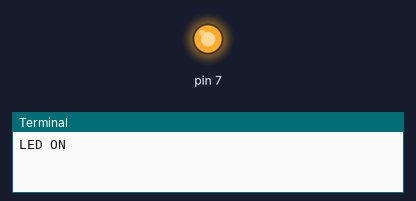
Bench run of a program on a simulated Raspberry Pi (header pin numbers). Shown: output pins drawn as LEDs (lit = HIGH), the last lines printed to the terminal.

Above: at 0.5 s.
At 5.0 s:
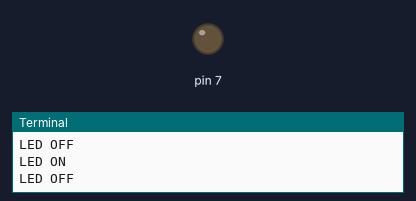
Timing chart, 0 to 6.9 s (numbered marks = the images above):
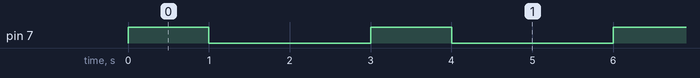

Measured:
- by itself, pin 7: alternates HIGH for 1.0 s and LOW for 2.0 s

The program:

teste.py
```python
import RPi.GPIO as GPIO             #IMPORTA A BIBLIOTECA GPIO
import time                         #importa a biblioteca de temporizacao

GPIO.setmode(GPIO.BOARD)            # Gpio - UTILIZANDO O NUMERO DO PINO
GPIO.setwarnings(False)              #desabilitar mensagens

GPIO.setup(7,GPIO.OUT)

while(1):
    print('LED ON')
    GPIO.output(7,GPIO.HIGH)
    time.sleep(1)
    print('LED OFF')
    GPIO.output(7,GPIO.LOW)
    time.sleep(2)
```
